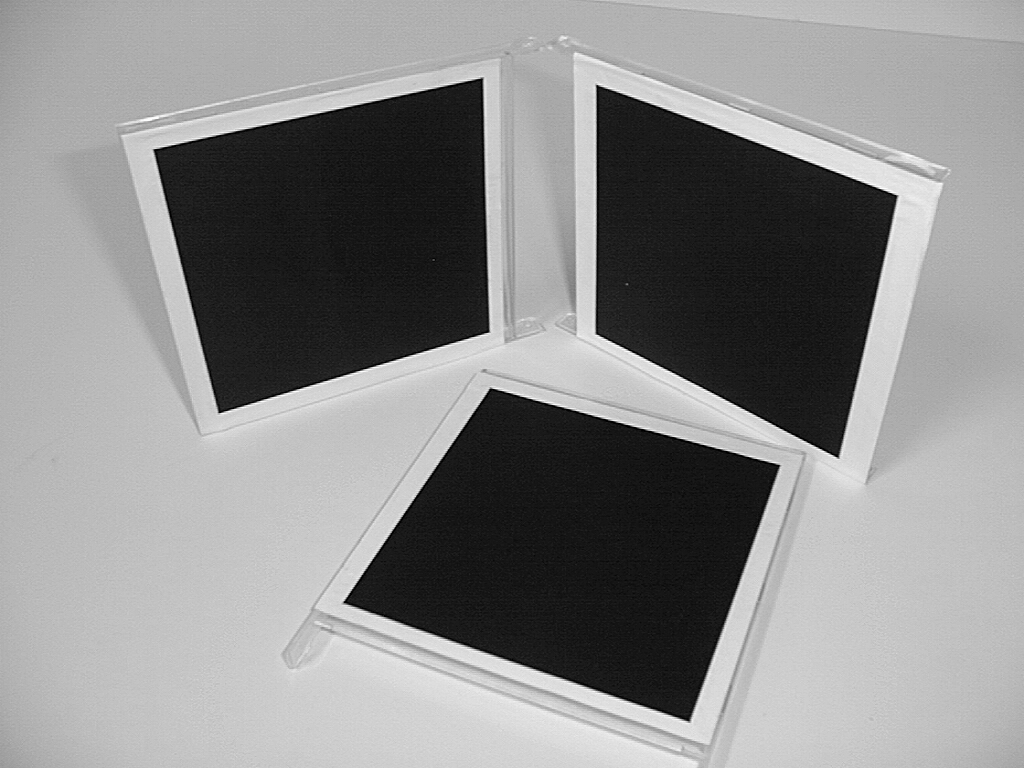
#> input picture HW2/Three_square_img.png, 1024 x 768 px
$ jupyter execute exercise_4.ipynb
#> lines starting #> are read from the running program, lines starting #| are printed output that depends on the picture
[cell 1]
import cv2
from matplotlib import pyplot as plt
from PIL import Image
import scipy
from scipy import linalg
from sympy import *
import numpy as np

#Exercise 4

---

Load image function

[cell 2]
def load_image(im):
#> called with im = './Three_square_img.png'
    try:
        imx = Image.open(im)
#> imx is the input picture: PIL image 1024x768 L; min 0, max 254, mean 139.1
        return np.array(imx)
        # else
    except IOError:
        return []

##**Upload to this colab the image "Three_square_img.png" found in the zipped file I sent.**

[cell 3]
path = "./Three_square_img.png"
img =  load_image(path)

For each square, the coordinates of the four points at the corners of the square have been saved.

[cell 4]
# four points of square 1
xx1 = [[598,85,1], [597,335,1], [835,457,1], [897,197,1]]
# four points of square 2
xx2 = [[155,150,1], [217,413,1], [488,330,1], [483,78,1]]
# four points of square 3
xx3 = [[491,389,1], [346,602,1], [690,720,1], [777,463,1]]

# plot of these points
plt.figure(figsize=(6.4*2, 4.8*2))
plt.imshow(img, cmap = 'gray'),
plt.scatter([xx1[0][0], xx1[1][0], xx1[2][0], xx1[3][0]], [xx1[0][1], xx1[1][1], xx1[2][1], xx1[3][1]],
            color = [[1,0,0], [0.85,0,0], [0.7,0,0], [0.55,0,0]], linewidth = 3, label = "First square points"),
plt.scatter([xx2[0][0], xx2[1][0], xx2[2][0], xx2[3][0]], [xx2[0][1], xx2[1][1], xx2[2][1], xx2[3][1]],
            color = [[0,1,0], [0,0.85,0], [0,0.7,0], [0,0.55,0]], linewidth = 3, label = "Second square points"),
plt.scatter([xx3[0][0], xx3[1][0], xx3[2][0], xx3[3][0]], [xx3[0][1], xx3[1][1], xx3[2][1], xx3[3][1]],
            color = [[0,0,1], [0,0,0.85], [0,0,0.7], [0,0,0.55]], linewidth = 3, label = "Third square points"),
plt.legend()
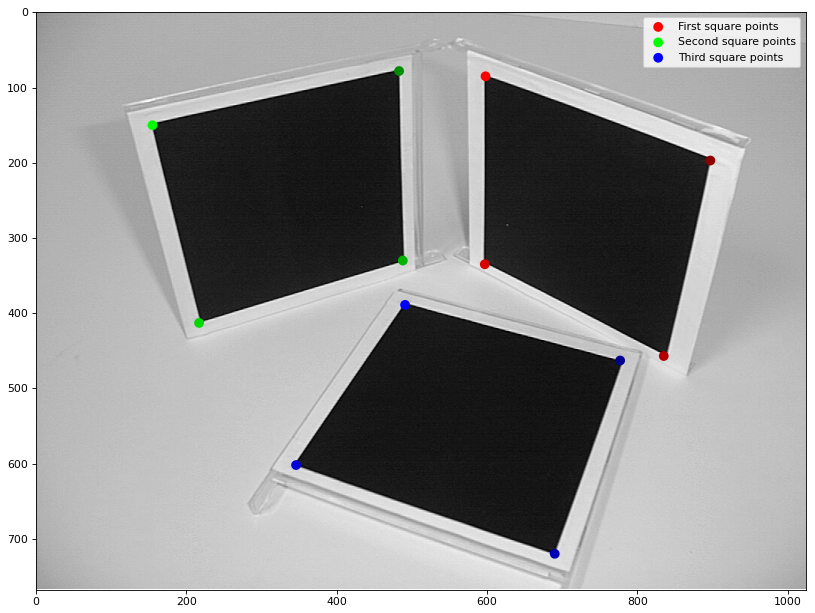
#> figure drawn by matplotlib, 1 panel


$ run again, with HW2/Chess_img.png copied over HW2/Three_square_img.png
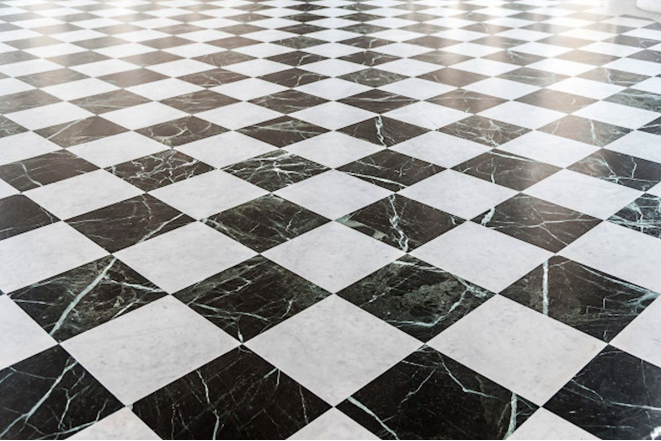
#> input picture HW2/Chess_img.png, 1322 x 881 px (shown at 1/2 size)
#> in load_image, imx is the input picture: PIL image 1322x881 RGBA; mean R, G, B, A 153.2, 152.5, 151, 255
#> `[cell 4] # four points of square 1 xx1 = [[598,85,1], [597,335,1], [83..`:
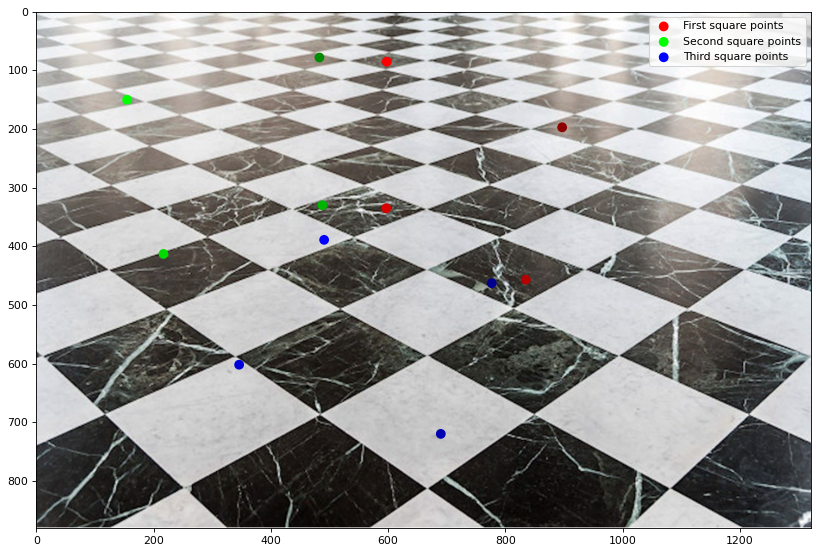
#> figure drawn by matplotlib, 1 panel
